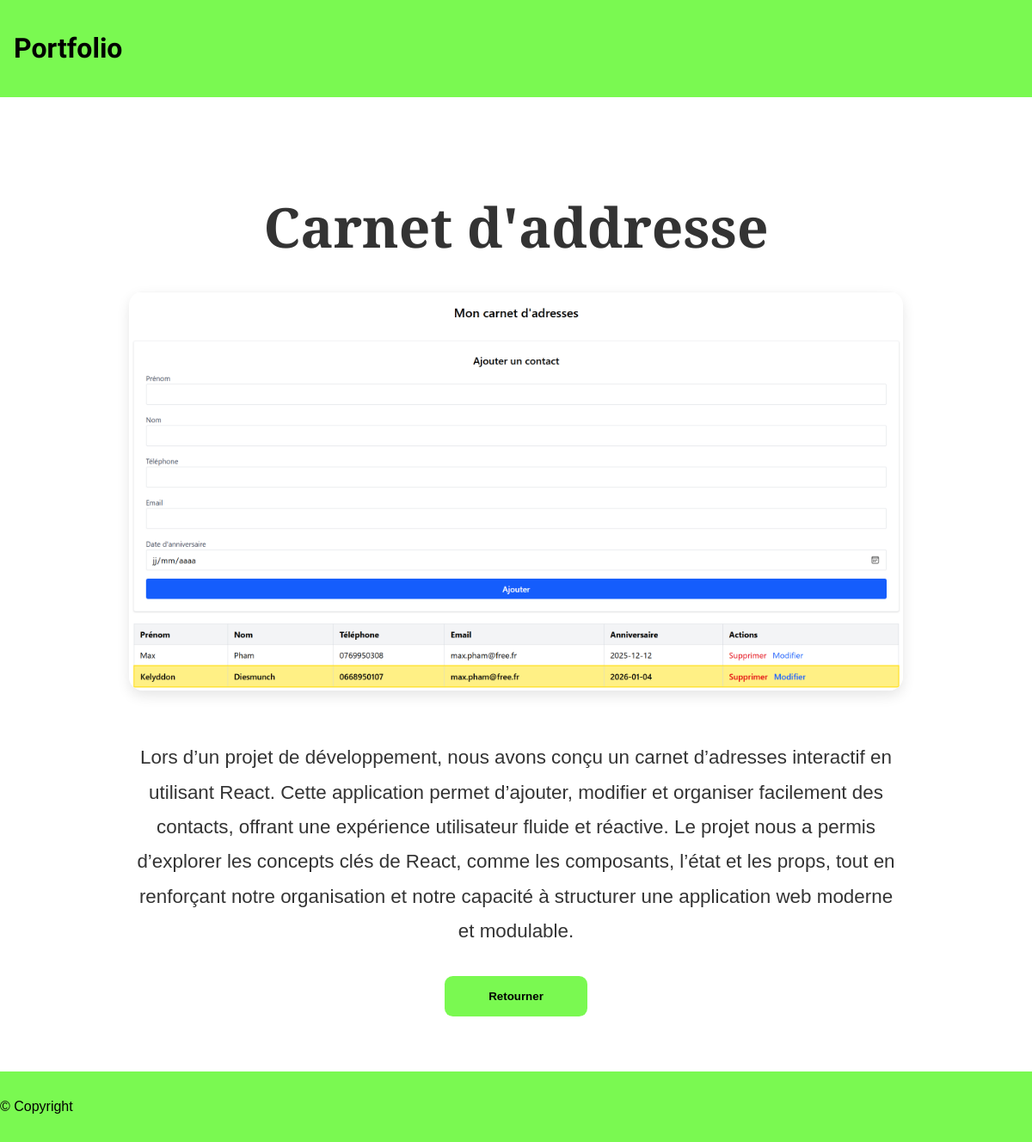
Screenshot of /index.php?page=projet&id=4 with the database file from the repository.
### tables this page shows
CREATE TABLE `projet` (
  `id` int(11) NOT NULL,
  `titre` varchar(255) NOT NULL,
  `description` text NOT NULL,
  `image` varchar(255) NOT NULL,
  `short_description` varchar(255) NOT NULL,
  `id_category` int(10) DEFAULT NULL
);

### controllers/ProjetController.php (called while the page is built, shortened)
<?php
require_once "repositories/ProjetRepository.php";
require_once "models/Projet.php";
class ProjetController extends AbstractController
{
    private ProjetRepository $projetRepository;
    public function __construct()
    {
        $this->projetRepository = new ProjetRepository();
    }
    public function projet(): void
    {
        if (isset($_GET['id'])) {
            $id = intval($_GET['id']);
            $projet = $this->projetRepository->getProjetById($id);
        } else {
            $error = "Aucun projet sélectionné.";
        }
        require_once "views/layout.phtml";
    }
}

### services/database.php (called while the page is built, shortened)
<?php
function getConnexion(): PDO
{
    return new PDO(
        'mysql:host=' . DB_HOST . ';port=' . DB_PORT . ';dbname=' . DB_NAME . ';charset=utf8mb4',
        DB_USERNAME,
        DB_PASSWORD,
        [
            PDO::ATTR_ERRMODE => PDO::ERRMODE_EXCEPTION
        ]
    );
}

### repositories/ProjetRepository.php (called while the page is built, shortened)
<?php
require_once "services/database.php";
require_once "models/Projet.php";
class ProjetRepository
{
    private \PDO $pdo;
    public function __construct()
    {
        $this->pdo = getConnexion();
    }
    public function getProjetById(int $id): ?Projet
    {
        $query = $this->pdo->prepare('SELECT * FROM projet WHERE id = :id');
        $query->bindParam(':id', $id, \PDO::PARAM_INT);
        $query->execute();
        $data = $query->fetch(\PDO::FETCH_ASSOC);
        return new Projet(
            (int) $data['id'],
            $data['titre'] ?? '',
            $data['description'] ?? '',
            $data['short_description'] ?? '',
            $data['image'] ?? ''
        );
    }
}

### models/Projet.php (called while the page is built, shortened)
<?php
class Projet
{
    public function __construct(?int $id, string $title, string $description, string $short_description, string $image)
    {
        $this->title = $title;
        $this->description = $description;
        $this->image = $image;
    }
}

### views/projet/projet.phtml (the view, shortened to what this page needs)
<div class="projects">
    <?php if ($projet): ?>
        <h1><?= htmlspecialchars($projet->title) ?></h1>
        <img src="assets/img/<?= htmlspecialchars($projet->image) ?>"
             alt="<?= htmlspecialchars($projet->title) ?>">
        <p><?= nl2br(htmlspecialchars($projet->description)) ?></p>
        <a href="index.php?page=about">
            <button type="button">Retourner</button>
        </a>
    <?php endif; ?>
</div>

### assets/css/app.css (style rules this page uses)
a { text-decoration: none; color: black; }
.projects { padding: 4rem 2rem; text-align: center; max-width: 900px; margin: 0 auto; }
.projects h1 { font-family: "Arvo"; font-size: 2rem; margin-bottom: 2rem; color: #333; }
.projects p { font-size: 1.2rem; line-height: 1.8; margin-bottom: 2rem; color: #333; }
.projects img { width: 100%; max-height: 500px; -o-object-fit: cover; object-fit: cover; border-radius: 1rem; margin-bottom: 2rem; box-shadow: 0 6px 15px rgba(0, 0, 0, 0.1); }
.projects a button { background-color: #7AF951; color: #000000; padding: 1rem 3.2rem; font-weight: bold; border-radius: 0.6rem; border: none; outline: none; transition: transform 0.7s; }
body { box-sizing: border-box; margin: 0; padding: 0; font-family: sans-serif; }
@media screen and (min-width: 1024px) { .projects h1 { font-size: 4rem; } }
@media screen and (min-width: 1024px) { .projects p { font-size: 1.4rem; } }
@media screen and (min-width: 1024px) { .projects img { max-height: 600px; } }

### rows the page displays
projet: titre "Carnet d'addresse", image (picture), description "Lors d’un projet de développement, nous avons conçu un carnet d’adresses interactif en utilisant React. Cette application permet d’ajouter, modifier et organiser facilement des contacts, offrant une expérience utilisateur fluide et réactive. Le projet nous a permis d’explorer les concepts clés de React, comme les composants, l’état et les props, tout en renforçant notre organisation et notre capacité à structurer une application web moderne et modulable."
